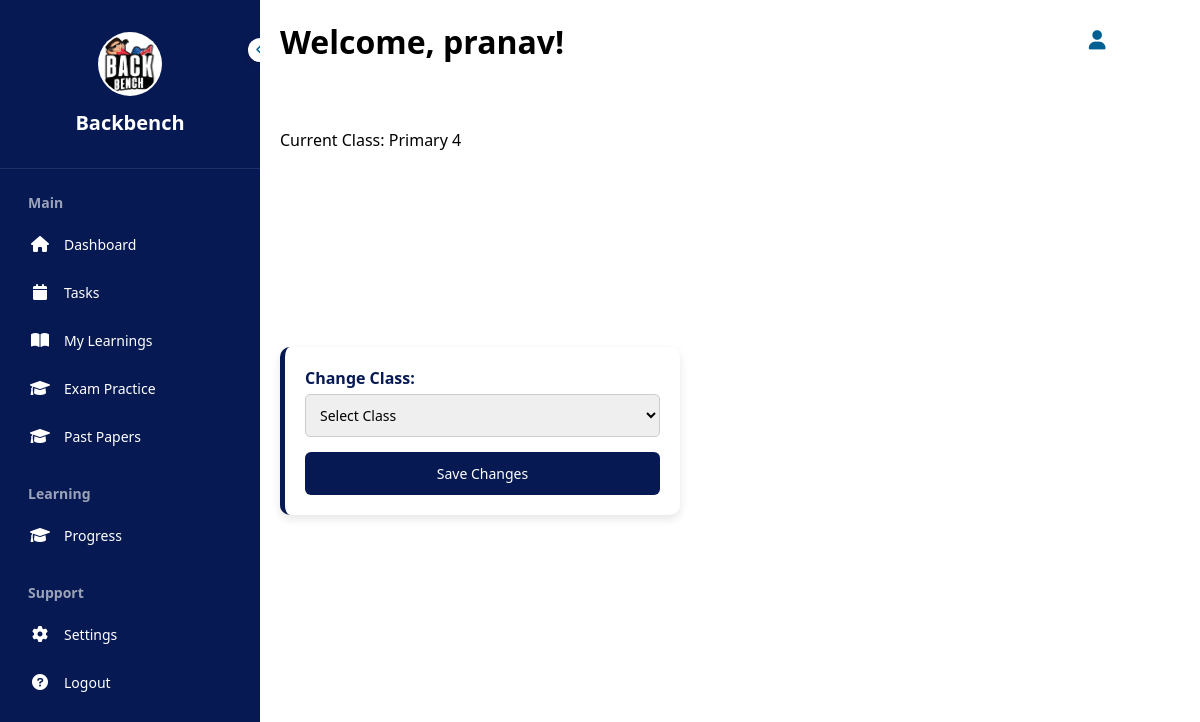
Before: /settings (signed in) with the older database file.
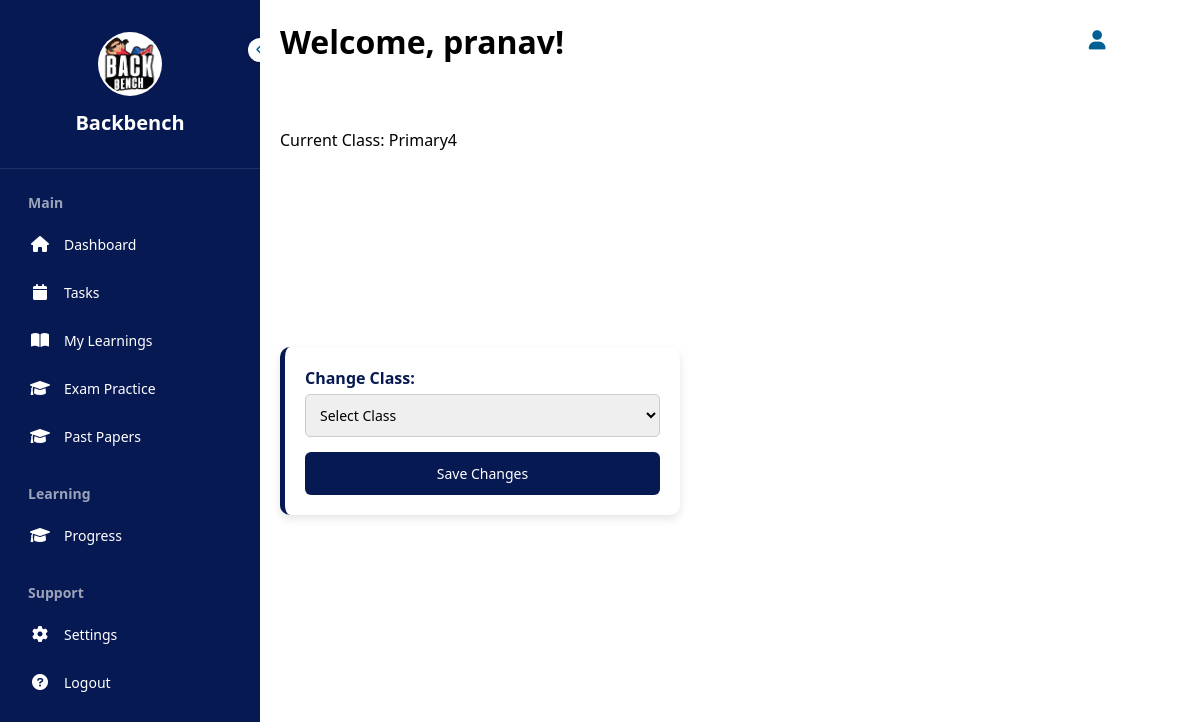
After: the same page with the newer database file.
### app.py (models this page shows)
class User(db.Model, UserMixin):
    id = db.Column(db.Integer, primary_key=True)
    username = db.Column(db.String(20), unique=True, nullable=False)
    password = db.Column(db.String(60), nullable=False)
    student_class = db.Column(db.String(50), nullable=False)
    wallet_balance = db.Column(db.Float, default=0.0)  # New field to store total balance

### app.py (the view)
@app.route("/settings")
@login_required
def settings():
    return render_template("settings.html")

### app.py (called while the page is built)
@login_manager.user_loader
def load_user(user_id):
    return User.query.get(int(user_id))

### templates/settings.html (shortened to what this page needs)
<!DOCTYPE html>
<html lang="en">
<head>
    <link href="https://cdnjs.cloudflare.com/ajax/libs/font-awesome/6.0.0/css/all.min.css" rel="stylesheet">
</head>
<body>
    <div class="user-profile">
        <div class="user-profile-info" onclick="toggleDropdown()">
            <div class="user-avatar">
                <i class="fas fa-user"></i>
            </div>
            <span class="user-name">{{ current_user.username }}</span>
        </div>
    </div>
    <div class="sidebar" id="sidebar">
        <div class="logo-container">
            <img src="static/logo2.png" alt="Logo">
            <h2>Backbench</h2>
        </div>
        <div class="toggle-btn" onclick="toggleSidebar()">
            <i class="fas fa-chevron-left" id="toggle-icon"></i>
        </div>
        <div class="nav-sections">
            <div class="section">
                <h3 class="section-title">Main</h3>
                <ul class="nav-links">
                     <li><a href="{{ url_for('dashboard') }}" class="nav-link">
                        <i class="fas fa-home"></i>
                        <span>Dashboard</span>
                    </a></li>
                    <li><a href="{{ url_for('task') }}" class="nav-link">
                        <i class="fas fa-calendar"></i>
                        <span>Tasks</span>
                    </a></li>
                    <li><a href="{{ url_for('user_home') }}" class="nav-link">
                        <i class="fas fa-book-open"></i>
                        <span>My Learnings</span>
                    </a></li>
                     <li><a href="{{ url_for('papers') }}" class="nav-link">
                        <i class="fas fa-graduation-cap"></i>
                        <span>Exam Practice</span>
                    </a></li>
                    <li><a href="{{ url_for('papers') }}" class="nav-link">
                        <i class="fas fa-graduation-cap"></i>
                        <span>Past Papers</span>
                    </a></li>
                </ul>
            </div>
            <div class="section">
                <h3 class="section-title">Learning</h3>
                <ul class="nav-links">
                     <li><a  href="{{ url_for('attempts') }}" class="nav-link">
                        <i class="fas fa-graduation-cap"></i>
                        <span>Progress</span>
                    </a></li>
                </ul>
            </div>
            <div class="section">
                <h3 class="section-title">Support</h3>
                    <ul class="nav-links">
                    <li><a href="{{ url_for('settings') }}" class="nav-link">
                        <i class="fas fa-cog"></i>
                        <span>Settings</span>
                    </a></li>
                     <li><a href="{{ url_for('logout') }}" class="nav-link">
                        <i class="fas fa-question-circle"></i>
                        <span>Logout</span>
                    </a></li>
                </ul>
            </div>
        </div>
    </div>
     <div class="main-content">
        <h1>Welcome, {{ current_user.username }}!</h1>
        <div class="current-class">
            Current Class: <span>{{ current_user.student_class }}</span>
        </div>
<form method="POST" action="{{ url_for('change_class') }}" class="styled-form">
    <div class="form-group">
        <label for="class">Change Class:</label>
        <select id="class" name="class" required>
            <option value="">Select Class</option>
        </select>
    </div>
    <button type="submit" class="btn-submit">Save Changes</button>
</form>
    </div>
</body>
</html>

### templates/settings.html (style rules this page uses)
* { margin: 0; padding: 0; box-sizing: border-box; font-family: 'Segoe UI', Tahoma, Geneva, Verdana, sans-serif; }
body { min-height: 100vh; position: relative; }
.sidebar { position: fixed; top: 0; left: 0; height: 100%; width: 260px; background: #071952; transition: all 0.3s ease; overflow-y: auto; z-index: 1001; }
.logo-container { padding: 2rem 0; text-align: center; border-bottom: 1px solid rgba(255, 255, 255, 0.1); }
.logo-container img { width: 64px; height: 64px; border-radius: 50%; background: white; padding: 2px; }
.logo-container h2 { color: white; margin-top: 0.5rem; font-size: 1.25rem; transition: opacity 0.3s ease; }
.toggle-btn { position: absolute; top: 38px; right: -12px; width: 24px; height: 24px; background: white; border-radius: 50%; display: flex; align-items: center; justify-content: center; cursor: pointer; box-shadow: 0 2px 5px rgba(0, 0, 0, 0.2); }
.toggle-btn i { color: #006093; font-size: 12px; }
.nav-sections { padding: 1.5rem 1rem; }
.section { margin-bottom: 1.5rem; }
.section-title { color: rgba(255, 255, 255, 0.6); font-size: 0.875rem; padding: 0 0.75rem; margin-bottom: 0.5rem; }
.nav-links { list-style: none; }
.nav-link { display: flex; align-items: center; padding: 0.75rem; color: white; text-decoration: none; border-radius: 0.5rem; transition: background-color 0.2s ease; }
.nav-link i { width: 24px; height: 24px; display: flex; align-items: center; justify-content: center; transition: transform 0.2s ease; }
.nav-link span { margin-left: 0.75rem; font-size: 0.875rem; white-space: nowrap; }
.main-content { margin-left: 260px; padding: 20px; transition: margin-left 0.3s ease; }
.user-profile { position: fixed; top: 0; right: 0; padding: 1rem; display: flex; align-items: center; gap: 1rem; z-index: 1001; }
.user-profile-info { display: flex; align-items: center; gap: 0.5rem; background: rgba(255, 255, 255, 0.1); padding: 0.5rem 1rem; border-radius: 50px; cursor: pointer; position: relative; }
.user-avatar { width: 32px; height: 32px; border-radius: 50%; background: #fff; display: flex; align-items: center; justify-content: center; }
.user-avatar i { color: #006093; font-size: 1.2rem; }
.user-name { color: white; font-size: 0.9rem; font-weight: 500; }
.styled-form { background: #ffffff; padding: 20px; border-radius: 10px; box-shadow: 0 4px 10px rgba(0, 0, 0, 0.1); max-width: 400px; margin-top: 20px; border-left: 5px solid #071952; }
.styled-form .form-group { margin-bottom: 15px; display: flex; flex-direction: column; }
.styled-form label { font-weight: 600; color: #071952; margin-bottom: 5px; }
.styled-form select { padding: 10px; font-size: 14px; border: 1px solid #ccc; border-radius: 5px; outline: none; transition: 0.3s; }
.btn-submit { background: #071952; color: white; border: none; padding: 12px 18px; font-size: 14px; border-radius: 6px; cursor: pointer; width: 100%; transition: background 0.3s ease; }
:root { --primary-color: #006093; --secondary-color: #f8f9fa; --accent-color: #ff6b6b; --text-color: #333; --border-color: #e0e0e0; }

Changed rows visible on the page:
changed User "pranav": student_class "Primary 4" → "Primary4"
